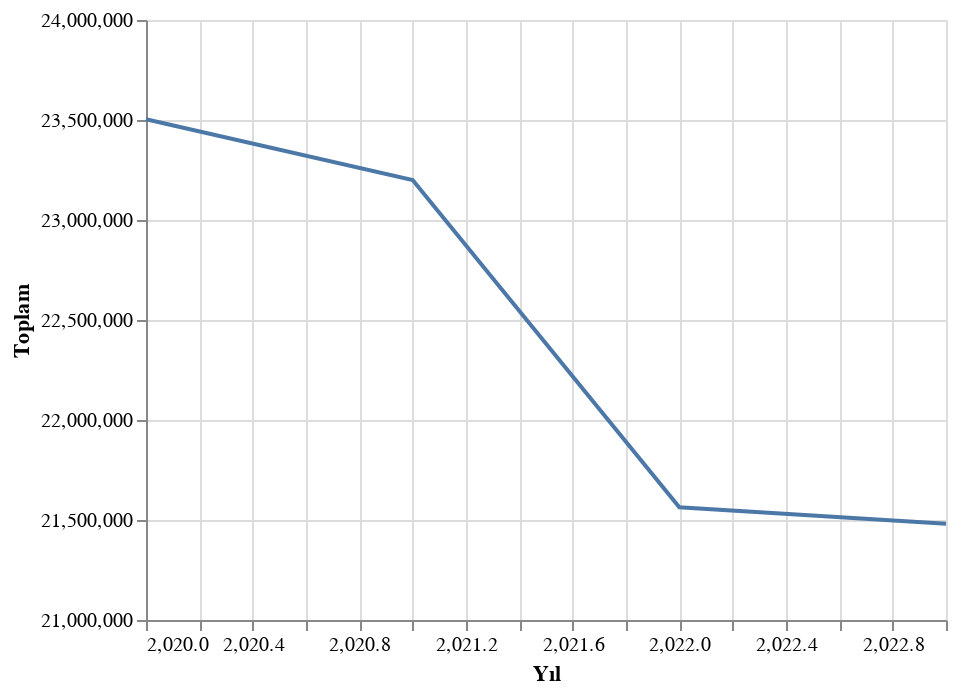

Here is the notebook cell this chart was saved with:
### Code cell
###
# plot the dataset, referencing dataframe column names
alt.Chart(sut_uretim).mark_line().encode(
  x='Yıl',
  y=alt.Y('Toplam:Q', scale=alt.Scale(domain=[21000000, 24000000])),
  tooltip=['Toplam']
)

### Figure 1 — Vega-Lite specification as saved in the notebook (floating-point values rounded to 4 significant figures)
{"config": {"view": {"continuousWidth": 400, "continuousHeight": 300}}, "data": {"name": "data-0dfab544dd70135272a709f2a5599aa3"}, "mark": "line", "encoding": {"tooltip": [{"field": "Toplam", "type": "quantitative"}], "x": {"field": "Yıl", "type": "quantitative"}, "y": {"field": "Toplam", "scale": {"domain": [21000000, 24000000]}, "type": "quantitative"}}, "$schema": "https://vega.github.io/schema/vega-lite/v4.17.0.json", "datasets": {"data-0dfab544dd70135272a709f2a5599aa3": [{"Yıl": 2020, "Toplam": 23503790, "İnek": 21749342, "Manda": 63767, "Koyun": 1101065, "Keçi": 589617}, {"Yıl": 2021, "Toplam": 23200306, "İnek": 21370116, "Manda": 63643, "Koyun": 1143762, "Keçi": 622785}, {"Yıl": 2022, "Toplam": 21563492, "İnek": 19912135, "Manda": 43589, "Koyun": 1067342, "Keçi": 540426}, {"Yıl": 2023, "Toplam": 21481567, "İnek": 19961908, "Manda": 43025, "Koyun": 933576, "Keçi": 543058}]}}
